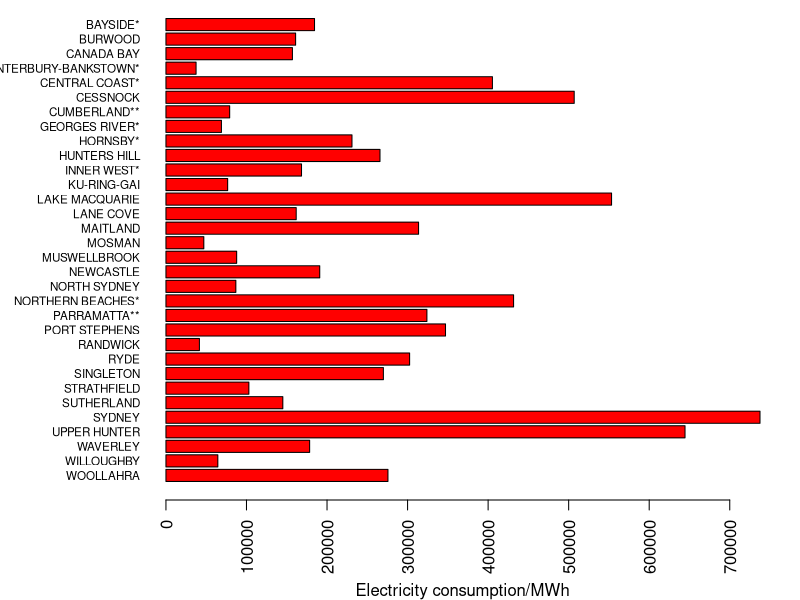
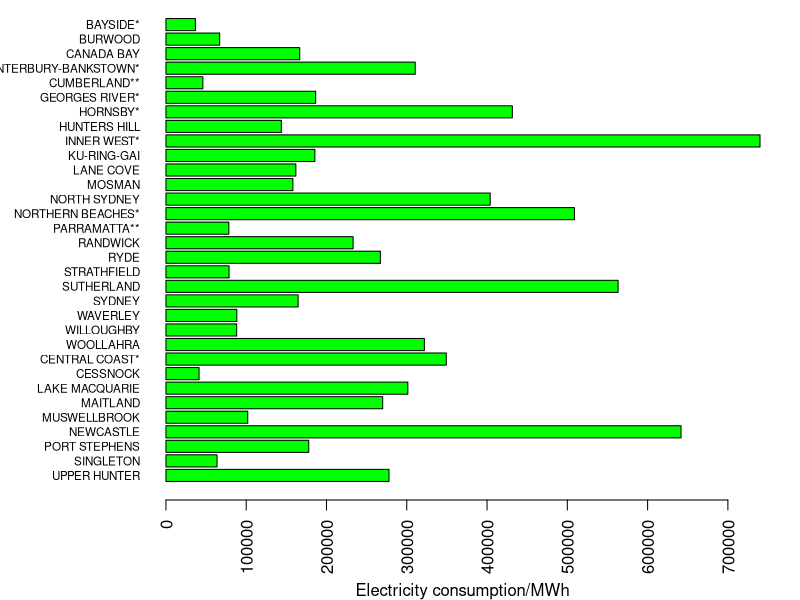
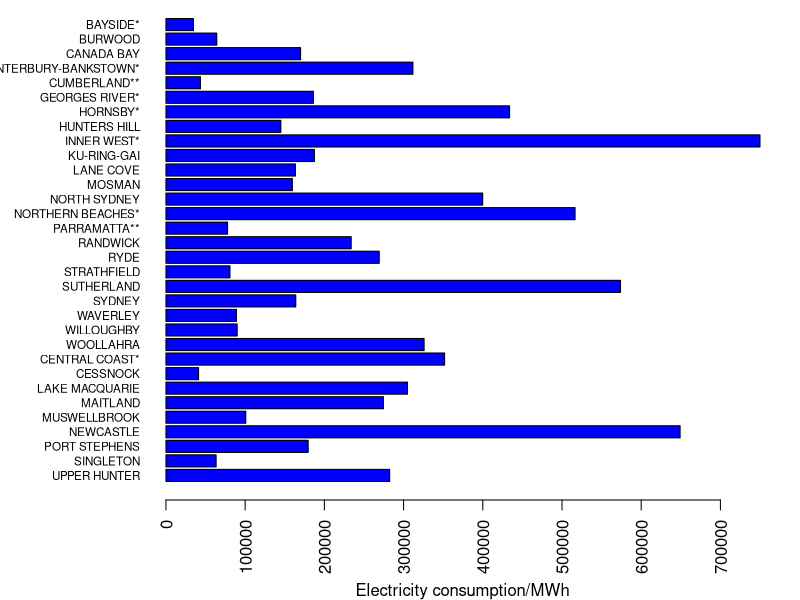
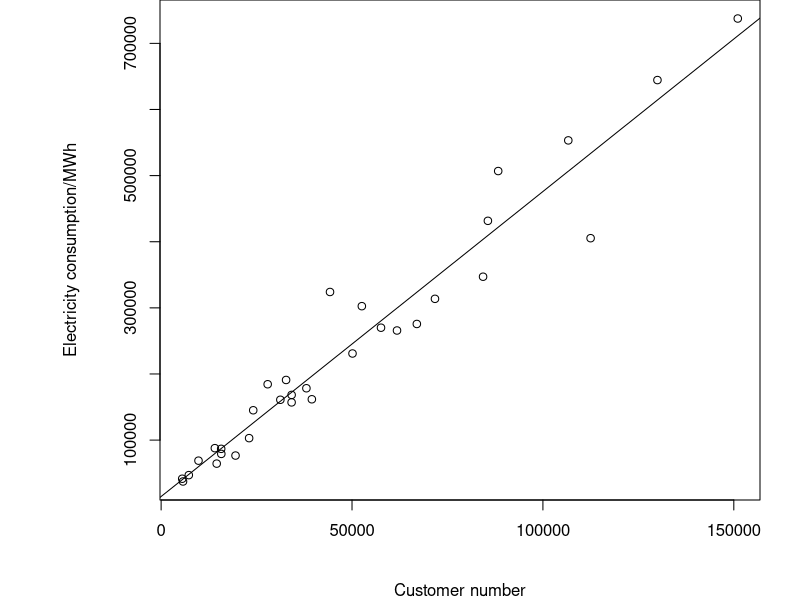
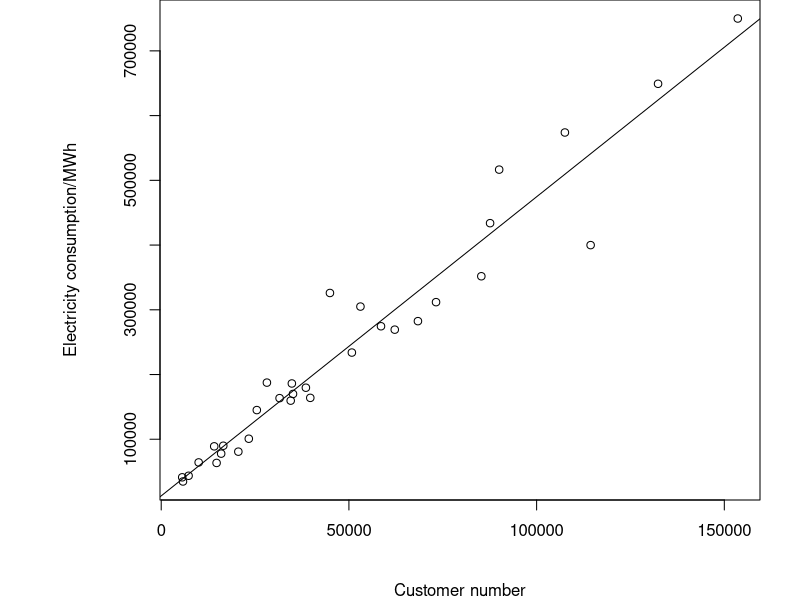

The R source for these figures, in order: (Note: this script raises an error after producing the figures.)
## ---- chunk 1
knitr::opts_chunk$set(echo = TRUE)
## ---- chunk 2
library(readxl)
data2019 <- read_excel("data/Ausgrid average electricity consumption by LGA 201819.xlsx", range = "A1:Q40")
data2020 <- read_excel("data/Ausgrid average electricity consumption by LGA 2020.xlsx", range = "A2:Q43")
data2023 <- read_excel("data/Ausgrid average electricity consumption by LGA 202223 excel.xlsx", range = "A2:Q43")
## ---- chunk 3
# For the 2019 data set
dim(data2019)
head(data2019, 10)
# For the 2020 data set
dim(data2020)
head(data2020, 10)
# For the 2023 data set
dim(data2023)
head(data2023, 10)
## ---- chunk 4
wrap.it <- function(x, len)
{ 
  sapply(x, function(y) paste(strwrap(y, len), 
                              collapse = "\n"), 
         USE.NAMES = FALSE)
}

wrap.labels <- function(x, len)
{
  if (is.list(x))
  {
    lapply(x, wrap.it, len)
  } else {
    wrap.it(x, len)
  }
}
## ---- chunk 5
require(readxl)
require(dplyr)
options(scipen = 999)

# Read in files
extracted_data <- read_excel("data/Electricity_consumption(extracted).xlsx")
extracted_data <- arrange(extracted_data)

# Setting up the output graph
par(mar = c(5, 8, 0, 2), mgp = c(4, 1, 0))

# The 2019 Dataset
values2019 <- extracted_data$`2019-R`
suburbs2019 <- extracted_data$H2019
barplot(values2019, names.arg=wrap.labels(rev(suburbs2019), 20), 
        col="red", xlab=" Electricity consumption/MWh", horiz=T, las=2, cex.names = 0.7)

# The 2020 Dataset
values2020 <- extracted_data$`2020-R`
suburbs2020 <- extracted_data$H2020
barplot(values2020, names.arg=wrap.labels(rev(suburbs2020), 20), 
        col="green", xlab=" Electricity consumption/MWh", horiz=T, las=2, cex.names = 0.7)

# The 2021 Dataset
values2021 <- extracted_data$`2021-R`
suburbs2021 <- extracted_data$H2021
barplot(values2021, names.arg=wrap.labels(rev(suburbs2021), 20), 
        col="blue", xlab=" Electricity consumption/MWh", horiz=T, las=2, cex.names = 0.7)
## ---- chunk 6
lin_reg <- function(l1, l2){
  data <- data.frame(x=l1, y=l2)
  model <- lm(y ~ x, data=data)
  print(summary(model))
  plot(data$x, data$y, xlab="Customer number", ylab="Electricity consumption/MWh")
  abline(model)
}
# Linear regression for 2019
lin2019G <- lin_reg(extracted_data$`2019-RP`, values2019)
# Linear regression for 2021
lin2021G <- lin_reg(extracted_data$`2021-RP`, values2021)
## ---- chunk 7
lin2019M <- lin_reg(extracted_data$`2019-MP`, )
## ---- chunk 8
distribution <- function(title, name, values){
  df <- data.frame(label=name, value=values)
  df_sorted <- df[order(df$value, decreasing = FALSE),]
  mean_val <- mean(values)
  sd_val <- sd(values)
  par(mar = c(5, 6, 2, 2), mgp = c(4, 1, 0), fig = c(0, 1, 0, 1), fin = c(6, 4))
  barplot(df_sorted$value, names.arg=wrap.labels(df_sorted$label, 20), 
        col="blue", xlab=title, horiz=T, las=2, cex.names = 0.4, , cex.lab=0.7, cex.axis=0.7)
  hist(values, breaks=10, freq=FALSE, col="grey", xlab="Values", main="Normal Distribution")
  curve(dnorm(x, mean=mean_val, sd=sd_val), add=TRUE, col="blue")
  abline(v = mean_val, col = "red", lwd = 2)
}
distribution("Electricity Consumption/MWh", suburbs2021, values2021)
## ---- chunk 9
values2021M <- extracted_data$`2021-M`
distribution("Electricity Consumption/MWh",suburbs2021, values2021M)
## ---- chunk 10
values2021L <- extracted_data$`2021-L`
distribution("Electricity Consumption/MWh",suburbs2021, values2021L)
## ---- chunk 11
par(mar = c(5, 6, 2, 2), mgp = c(4, 1, 0), fig = c(0, 1, 0, 1), fin = c(6, 4))
sum_2021G <- sum(values2021)
sum_2021M <- sum(values2021M)
sum_2021L <- sum(values2021L)
pie_values <- c(sum_2021G, sum_2021M, sum_2021L)
pie_labels <- c("General Supply", "Medium Sites", "Large Sites")
pie(pie_values, labels = pie_labels)
